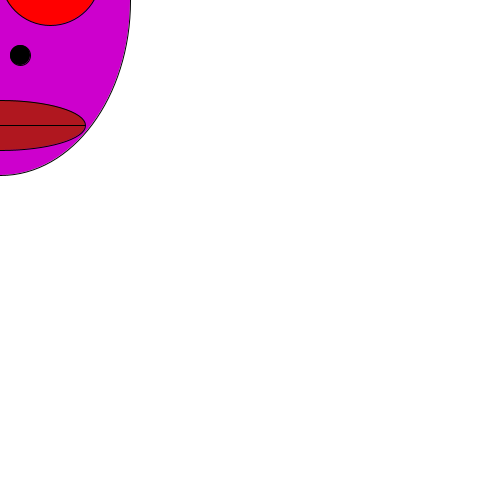
Frame 1 (no input)
Frame 60 (the mouse pressed at the canvas centre just before this capture): identical to frame 1, image omitted
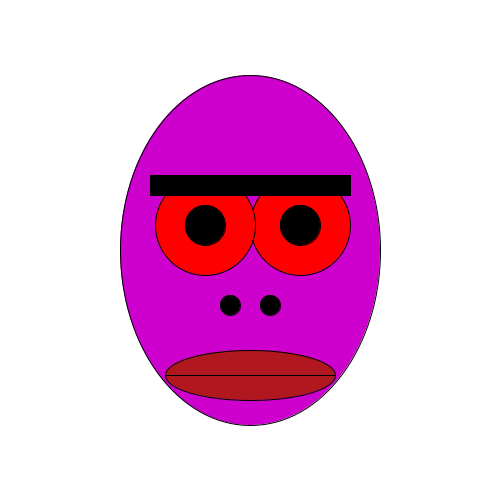
Frame 120 (the mouse held since frame 60 and released just before this capture)

The Processing sketch that drew these frames (run headless with seeded random() and noise(); from frame 60 on, the mouse is pressed at the canvas centre):

// Processing sketch: processing_121832
// ── processing_121832.pde

void setup () { 
size(500,500);
}
void draw () {
background(255,255,255);
stroke(0);

ellipseMode(CENTER);
//hoofd
fill(205,0,205);
ellipse(mouseX,mouseY,260,350);
fill(255,0,0);
//rechteroog
ellipse(mouseX+50,mouseY-25,100,100);
//linkeroog
ellipse(mouseX-45,mouseY-25,100,100);
fill(0,0,0);
//rechter pupil
ellipse(mouseX+50,mouseY-25,40,40); 
//linker pupil
ellipse(mouseX-45,mouseY-25,40,40);
//unibrown
rect(mouseX-100,mouseY-75,200,20);
//linker neusgat
ellipse(mouseX-20,mouseY+55,20,20);
//rechter neusgat
ellipse(mouseX+20,mouseY+55,20,20);
//mond
fill(176,23,31);
ellipse(mouseX,mouseY+125,170,50);
fill (0,0,0);
line(mouseX-85,mouseY+125,mouseX+85,mouseY+125);


} 
